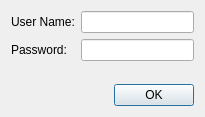
<?xml version="1.0" encoding="UTF-8"?>
<ui version="4.0">
 <class>DialogAuthorization</class>
 <widget class="QDialog" name="DialogAuthorization">
  <property name="geometry">
   <rect>
    <x>0</x>
    <y>0</y>
    <width>205</width>
    <height>117</height>
   </rect>
  </property>
  <property name="windowTitle">
   <string>Dialog</string>
  </property>
  <layout class="QVBoxLayout" name="verticalLayout">
   <item>
    <layout class="QGridLayout" name="gridLayout">
     <item row="0" column="0">
      <widget class="QLabel" name="label">
       <property name="text">
        <string>User Name:</string>
       </property>
      </widget>
     </item>
     <item row="0" column="1">
      <widget class="QLineEdit" name="lineEditUserName"/>
     </item>
     <item row="1" column="0">
      <widget class="QLabel" name="label_2">
       <property name="text">
        <string>Password:</string>
       </property>
      </widget>
     </item>
     <item row="1" column="1">
      <widget class="QLineEdit" name="lineEditPassword">
       <property name="inputMethodHints">
        <set>Qt::ImhHiddenText|Qt::ImhNoAutoUppercase|Qt::ImhNoPredictiveText|Qt::ImhSensitiveData</set>
       </property>
       <property name="echoMode">
        <enum>QLineEdit::Password</enum>
       </property>
      </widget>
     </item>
    </layout>
   </item>
   <item>
    <spacer name="verticalSpacer">
     <property name="orientation">
      <enum>Qt::Vertical</enum>
     </property>
     <property name="sizeHint" stdset="0">
      <size>
       <width>20</width>
       <height>40</height>
      </size>
     </property>
    </spacer>
   </item>
   <item>
    <layout class="QHBoxLayout" name="horizontalLayout_2">
     <item>
      <spacer name="horizontalSpacer">
       <property name="orientation">
        <enum>Qt::Horizontal</enum>
       </property>
       <property name="sizeHint" stdset="0">
        <size>
         <width>228</width>
         <height>20</height>
        </size>
       </property>
      </spacer>
     </item>
     <item>
      <widget class="QPushButton" name="pushButtonOk">
       <property name="text">
        <string>OK</string>
       </property>
      </widget>
     </item>
    </layout>
   </item>
  </layout>
 </widget>
 <resources/>
 <connections/>
</ui>
